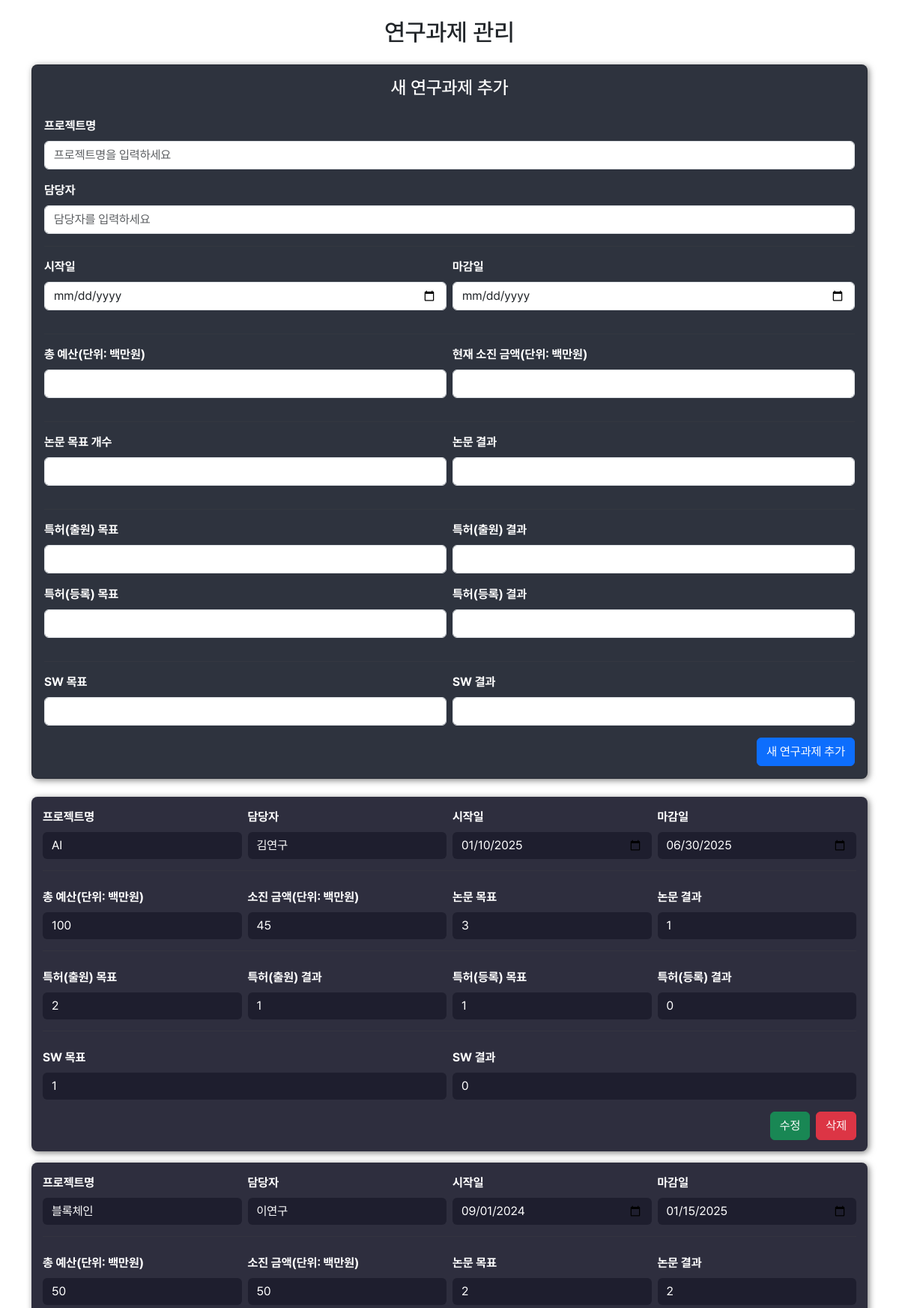
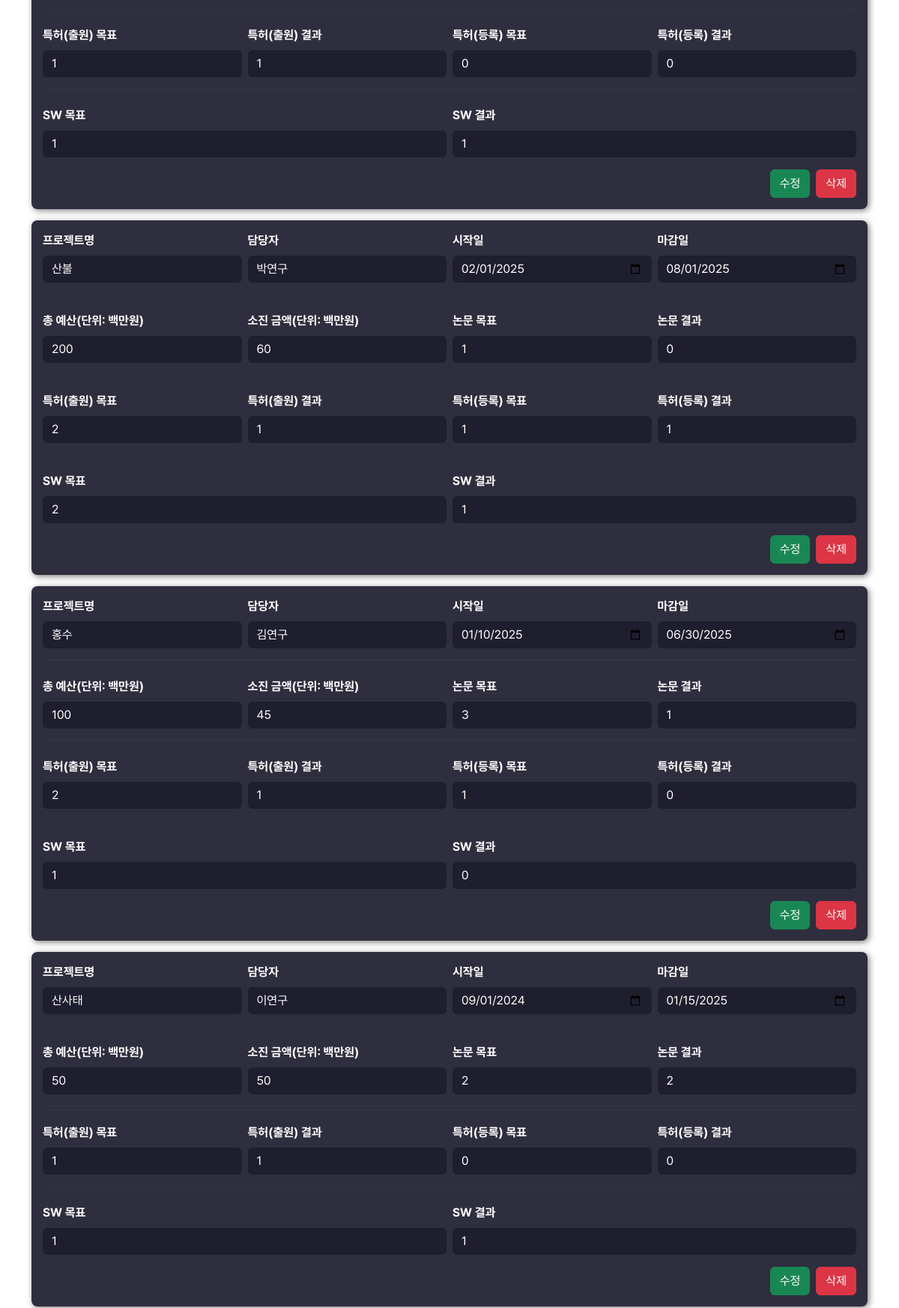
/update (upper part), run on the app's committed database (2 pictures, top to bottom).
### tables this page shows
CREATE TABLE projects (
            id INTEGER PRIMARY KEY AUTOINCREMENT,
            name TEXT NOT NULL,
            manager TEXT NOT NULL,
            start_date TEXT NOT NULL,
            end_date TEXT NOT NULL,
            total_cost INTEGER NOT NULL,
            current_expenditure INTEGER NOT NULL,
            goal_papers INTEGER DEFAULT 0,
            current_papers INTEGER DEFAULT 0,
            goal_patents_filed INTEGER DEFAULT 0,
            current_patents_filed INTEGER DEFAULT 0,
            goal_patents_registered INTEGER DEFAULT 0,
            current_patents_registered INTEGER DEFAULT 0,
            goal_software INTEGER DEFAULT 0,
            current_software INTEGER DEFAULT 0
        );

### routes.py (the view, shortened to what this page needs)
@update_blueprint.route('/update', methods=['GET', 'POST'])
def update():
    projects = get_projects()
    for project in projects:
        project["progress"] = calculate_progress(project["start_date"], project["end_date"])
    return render_template('update.html', projects=projects)

### utils.py (called while the page is built)
def calculate_progress(start_date, end_date):
    start = datetime.datetime.strptime(start_date, "%Y-%m-%d").date()
    end = datetime.datetime.strptime(end_date, "%Y-%m-%d").date()
    total_days = (end - start).days
    elapsed_days = (today - start).days
    if elapsed_days <= 0:
        return 0  # 시작 전
    if elapsed_days >= total_days:
        return 100  # 완료됨
    return round((elapsed_days / total_days) * 100, 1)

### templates/update.html (shortened to what this page needs)
<!DOCTYPE html>
<html lang="ko">
<head>
  <link rel="stylesheet" href="https://cdn.jsdelivr.net/npm/bootstrap@5.3.0/dist/css/bootstrap.min.css">
  <link rel="stylesheet" href="{{ url_for('static', filename='font/pretendard.css') }}">
  <link rel="stylesheet" href="{{ url_for('static', filename='font/pretendard-subset.css') }}">
</head>
<body class="container mt-4">
  <h2 class="text-center mb-4">연구과제 관리</h2>
  <div class="card mb-4" style="background-color:#2e333e; border-radius:8px; box-shadow:2px 2px 8px rgba(0,0,0,0.5);">
    <div class="card-body">
      <h4 class="card-title text-center text-white mb-4">새 연구과제 추가</h4>
      <form method="post">
        <div class="mb-3">
          <label for="name" class="form-label text-white">프로젝트명</label>
          <input type="text" class="form-control" name="name" id="name" placeholder="프로젝트명을 입력하세요">
        </div>
        <div class="mb-3">
          <label for="manager" class="form-label text-white">담당자</label>
          <input type="text" class="form-control" name="manager" id="manager" placeholder="담당자를 입력하세요">
        </div>
        <hr class="form-divider">
        <div class="row g-2">
          <div class="col-md-6 mb-3">
            <label for="start_date" class="form-label text-white">시작일</label>
            <input type="date" class="form-control" name="start_date" id="start_date">
          </div>
          <div class="col-md-6 mb-3">
            <label for="end_date" class="form-label text-white">마감일</label>
            <input type="date" class="form-control" name="end_date" id="end_date">
          </div>
        </div>
        <hr class="form-divider">
        <div class="row g-2">
          <div class="col-md-6 mb-3">
            <label for="total_cost" class="form-label text-white">총 예산(단위: 백만원)</label>
            <input type="number" class="form-control" name="total_cost" id="total_cost">
          </div>
          <div class="col-md-6 mb-3">
            <label for="current_expenditure" class="form-label text-white">현재 소진 금액(단위: 백만원)</label>
            <input type="number" class="form-control" name="current_expenditure" id="current_expenditure">
          </div>
        </div>
        <hr class="form-divider">
        <div class="row g-2">
          <div class="col-md-6 mb-3">
            <label for="goal_papers" class="form-label text-white">논문 목표 개수</label>
            <input type="number" class="form-control" name="goal_papers" id="goal_papers">
          </div>
          <div class="col-md-6 mb-3">
            <label for="current_papers" class="form-label text-white">논문 결과</label>
            <input type="number" class="form-control" name="current_papers" id="current_papers">
          </div>
        </div>
        <hr class="form-divider">
        <div class="row g-2">
          <div class="col-md-6 mb-3">
            <label for="goal_patents_filed" class="form-label text-white">특허(출원) 목표</label>
            <input type="number" class="form-control" name="goal_patents_filed" id="goal_patents_filed">
          </div>
          <div class="col-md-6 mb-3">
            <label for="current_patents_filed" class="form-label text-white">특허(출원) 결과</label>
            <input type="number" class="form-control" name="current_patents_filed" id="current_patents_filed">
          </div>
        </div>
        <div class="row g-2">
          <div class="col-md-6 mb-3">
            <label for="goal_patents_registered" class="form-label text-white">특허(등록) 목표</label>
            <input type="number" class="form-control" name="goal_patents_registered" id="goal_patents_registered">
          </div>
          <div class="col-md-6 mb-3">
            <label for="current_patents_registered" class="form-label text-white">특허(등록) 결과</label>
            <input type="number" class="form-control" name="current_patents_registered" id="current_patents_registered">
          </div>
        </div>
        <hr class="form-divider">
        <div class="row g-2">
          <div class="col-md-6 mb-3">
            <label for="goal_software" class="form-label text-white">SW 목표</label>
            <input type="number" class="form-control" name="goal_software" id="goal_software">
          </div>
          <div class="col-md-6 mb-3">
            <label for="current_software" class="form-label text-white">SW 결과</label>
            <input type="number" class="form-control" name="current_software" id="current_software">
          </div>
        </div>
        <div class="d-flex justify-content-end">
          <button type="submit" class="btn btn-primary">새 연구과제 추가</button>
        </div>
      </form>
    </div>
  </div>
  <div class="mb-5">
    {% for project in projects %}
    <div class="project-card">
      <form method="post" class="project-form">
        <div class="row g-2 align-items-center">
          <div class="col-md-3">
            <label class="form-label">프로젝트명</label>
            <input type="text" name="name" value="{{ project.name }}" class="form-control">
          </div>
          <div class="col-md-3">
            <label class="form-label">담당자</label>
            <input type="text" name="manager" value="{{ project.manager }}" class="form-control">
          </div>
          <div class="col-md-3">
            <label class="form-label">시작일</label>
            <input type="date" name="start_date" value="{{ project.start_date }}" class="form-control">
          </div>
          <div class="col-md-3">
            <label class="form-label">마감일</label>
            <input type="date" name="end_date" value="{{ project.end_date }}" class="form-control">
          </div>
        </div>
        <hr class="form-divider">
        <div class="row g-2 mt-2">
          <div class="col-md-3">
            <label class="form-label">총 예산(단위: 백만원)</label>
            <input type="number" name="total_cost" value="{{ project.total_cost }}" class="form-control">
          </div>
          <div class="col-md-3">
            <label class="form-label">소진 금액(단위: 백만원)</label>
            <input type="number" name="current_expenditure" value="{{ project.current_expenditure }}" class="form-control">
          </div>
          <div class="col-md-3">
            <label class="form-label">논문 목표</label>
            <input type="number" name="goal_papers" value="{{ project.goal_papers }}" class="form-control">
          </div>
          <div class="col-md-3">
            <label class="form-label">논문 결과</label>
            <input type="number" name="current_papers" value="{{ project.current_papers }}" class="form-control">
          </div>
        </div>
        <hr class="form-divider">
        <div class="row g-2 mt-2">
          <div class="col-md-3">
            <label class="form-label">특허(출원) 목표</label>
            <input type="number" name="goal_patents_filed" value="{{ project.goal_patents_filed }}" class="form-control">
          </div>
          <div class="col-md-3">
            <label class="form-label">특허(출원) 결과</label>
            <input type="number" name="current_patents_filed" value="{{ project.current_patents_filed }}" class="form-control">
          </div>
          <div class="col-md-3">
            <label class="form-label">특허(등록) 목표</label>
            <input type="number" name="goal_patents_registered" value="{{ project.goal_patents_registered }}" class="form-control">
          </div>
          <div class="col-md-3">
            <label class="form-label">특허(등록) 결과</label>
            <input type="number" name="current_patents_registered" value="{{ project.current_patents_registered }}" class="form-control">
          </div>
        </div>
        <hr class="form-divider">
        <div class="row g-2 mt-2">
          <div class="col-md-6">
            <label class="form-label">SW 목표</label>
            <input type="number" name="goal_software" value="{{ project.goal_software }}" class="form-control">
          </div>
          <div class="col-md-6">
            <label class="form-label">SW 결과</label>
            <input type="number" name="current_software" value="{{ project.current_software }}" class="form-control">
          </div>
        </div>
        <div class="mt-3 d-flex justify-content-end">
          <button type="submit" name="action" value="update" class="btn btn-success me-2">수정</button>
          <button type="submit" name="action" value="delete" class="btn btn-danger">삭제</button>
        </div>
      </form>
    </div>
    {% endfor %}
  </div>
</body>
</html>

### templates/update.html (style rules this page uses)
* { font-family: 'Pretendard', sans-serif; }
.project-card { background-color: #2E2E3E; border-radius: 8px; box-shadow: 2px 2px 8px rgba(0,0,0,0.5); padding: 15px; margin-bottom: 15px; color: white; }
.project-form .form-control { background-color: #1E1E2E; border: none; color: white; }
.form-label { font-weight: bold; }
.form-divider { border-top: 1px solid #444; margin: 15px 0; }

### data on the page
projects: name "AI", manager "김연구", start_date "01/10/2025", end_date "06/30/2025", total_cost "100", current_expenditure "45", goal_papers "3", current_papers "1", goal_patents_filed "2", current_patents_filed "1", goal_patents_registered "1", current_patents_registered "0", goal_software "1", current_software "0"
projects: name "블록체인", manager "이연구", start_date "09/01/2024", end_date "01/15/2025", total_cost "50", current_expenditure "50", goal_papers "2", current_papers "2", goal_patents_filed "1", current_patents_filed "1", goal_patents_registered "0", current_patents_registered "0", goal_software "1", current_software "1"
projects: name "산불", manager "박연구", start_date "02/01/2025", end_date "08/01/2025", total_cost "200", current_expenditure "60", goal_papers "1", current_papers "0", goal_patents_filed "2", current_patents_filed "1", goal_patents_registered "1", current_patents_registered "1", goal_software "2", current_software "1"
projects: name "홍수", manager "김연구", start_date "01/10/2025", end_date "06/30/2025", total_cost "100", current_expenditure "45", goal_papers "3", current_papers "1", goal_patents_filed "2", current_patents_filed "1", goal_patents_registered "1", current_patents_registered "0", goal_software "1", current_software "0"
projects: name "산사태", manager "이연구", start_date "09/01/2024", end_date "01/15/2025", total_cost "50", current_expenditure "50", goal_papers "2", current_papers "2", goal_patents_filed "1", current_patents_filed "1", goal_patents_registered "0", current_patents_registered "0", goal_software "1", current_software "1"
